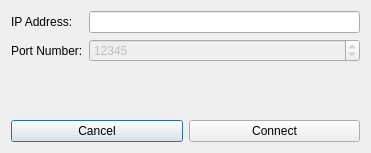
<?xml version="1.0" encoding="UTF-8"?>
<ui version="4.0">
 <class>ConnectToComputer</class>
 <widget class="QDialog" name="ConnectToComputer">
  <property name="geometry">
   <rect>
    <x>0</x>
    <y>0</y>
    <width>371</width>
    <height>153</height>
   </rect>
  </property>
  <property name="windowTitle">
   <string>Dialog</string>
  </property>
  <layout class="QVBoxLayout" name="verticalLayout" stretch="3,1">
   <item>
    <layout class="QFormLayout" name="formLayout">
     <item row="0" column="0">
      <widget class="QLabel" name="IpAddr_lbl">
       <property name="text">
        <string>IP Address:</string>
       </property>
      </widget>
     </item>
     <item row="1" column="0">
      <widget class="QLabel" name="PortNumb_lbl">
       <property name="text">
        <string>Port Number:</string>
       </property>
      </widget>
     </item>
     <item row="0" column="1">
      <widget class="QLineEdit" name="IpAddr_lnedt"/>
     </item>
     <item row="1" column="1">
      <widget class="QSpinBox" name="PortNumber_lnedt">
       <property name="enabled">
        <bool>false</bool>
       </property>
       <property name="maximum">
        <number>65000</number>
       </property>
       <property name="value">
        <number>12345</number>
       </property>
      </widget>
     </item>
    </layout>
   </item>
   <item>
    <layout class="QGridLayout" name="gridLayout">
     <item row="0" column="0">
      <widget class="QPushButton" name="CancelBtn">
       <property name="text">
        <string>Cancel</string>
       </property>
      </widget>
     </item>
     <item row="0" column="1">
      <widget class="QPushButton" name="ConnectBtn">
       <property name="text">
        <string>Connect</string>
       </property>
      </widget>
     </item>
    </layout>
   </item>
  </layout>
 </widget>
 <resources/>
 <connections/>
</ui>
